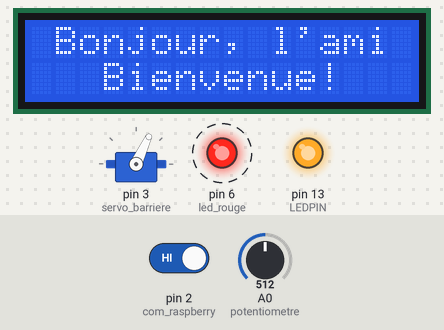
Recording of a sketch running on a simulated Arduino Uno, built with avr-gcc and run on an emulated ATmega328P. Parts: servo, 16×2 character LCD, output pins drawn as LEDs (lit = HIGH). Dashed ring = blinking. The inputs (shaded band) are chosen by the test bench; at power-on: A0 (potentiometre) = 512, pin 2 (com_raspberry) HIGH.

Above: at 3.0 s.
3.3 s: A0 (potentiometre) set to 716
At 3.52 s:
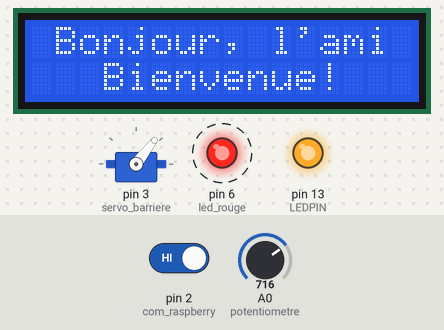
4.9 s: pin 2 (com_raspberry) driven LOW
At 6.99 s:
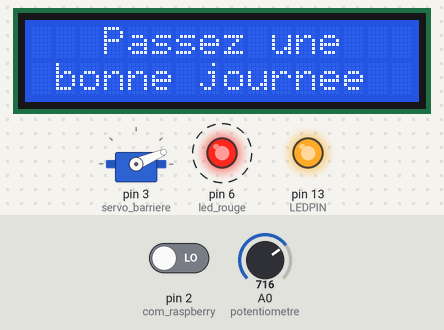
7.9 s: A0 (potentiometre) set to 511
At 10.3 s:
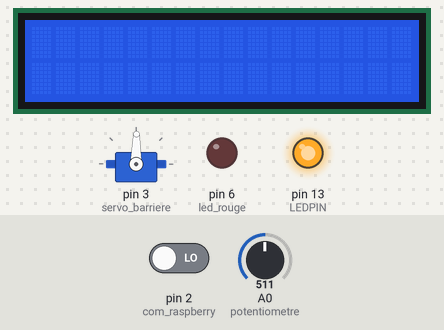
10.9 s: pin 2 (com_raspberry) driven HIGH
Timing chart, 0 to 14.5 s (numbered marks = the images above; inputs shaded):
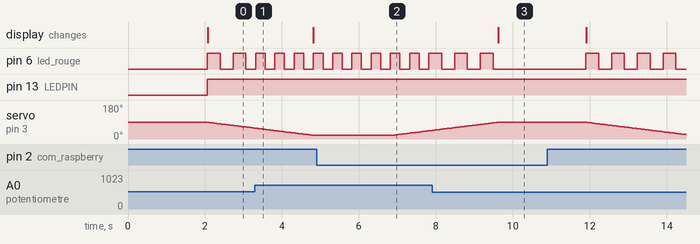

Measured:
- after the input at 3.3 s, pin 6 (led_rouge): alternates HIGH for 0.25 s and LOW for 0.25 s, starting at once
- after the input at 4.9 s, servo on pin 3 (servo_barriere): moves from 20° to 46° over 1.0 s, starting after 2.0 s
- after the input at 7.9 s, pin 6 (led_rouge): alternates HIGH for 0.33 s and LOW for 0.33 s, 5 changes in all, then stays LOW, starting after 0.25 s
- after the input at 10.9 s, pin 6 (led_rouge): alternates HIGH for 0.33 s and LOW for 0.33 s, starting after 1.0 s; servo on pin 3 (servo_barriere): moves from 89° to 24° over 2.6 s, starting after 1.0 s
- by itself, pin 6 (led_rouge): alternates HIGH for 0.33 s and LOW for 0.33 s

The sketch:

Code_arduino.ino
```cpp
//This library are used for the lcd screen and the servomotor
#include <Servo.h>
#include <LiquidCrystal.h>

#define LEDPIN 13

int action_barriere;

//Here, some pin numbers are assigned to a variable name
int pot_binaire = 0;
int com_raspberry = 2;
int led_rouge = 6;
int potentiometre = A0;

//we can control the servo motor with a single instruction, but the movement is too fast for the gate. In this program, we control the speed of the gate movement.
const int temps_barriere_entre_2degrees = 40;   //40 ms is the time between two movements of a 1 degree angle
const int temps_barriere_attente = 2000;        //When the gate is open, it waits 2 seconds (2000 ms) before going back down
int position_barriere = 89;                     //The value assigned to this variable changes when the gate is moving.

//The following variables are used in the gate movement program.
long temps_communication;
long t_actuel;
bool flag_barriere_montee = false;
bool flag_barriere_descente = false;
bool flag_barriere_attente = false;
bool flag_maintien_barriere = false;
bool flag_lcd_open = false;

//And these are used in the LED blink program.
bool etat_led = false;
long t_led_rouge = 0;
float tempo;


Servo servo_barriere;                           //The name of the servo motor is setting
LiquidCrystal lcd(7,8,9,10,11,12);              //Selection of the different pin number use for the lcd screen


void setup() {

  //Then we can assign each pin to input or output.
                                  //Reminder:
  pinMode(LEDPIN, OUTPUT);        //Pin 13
  pinMode(com_raspberry, INPUT);  //Pin 2
  pinMode(led_rouge, OUTPUT);     //Pin 6
  pinMode(potentiometre, INPUT);  //Pin A0


  servo_barriere.attach(3);       //The servomotor has to be attach to a pin. Here the pin 3
  servo_barriere.write(89);       //Because of the way the servomotor is put, we have to tilt the barrier to 89° so that it is horizontal
  lcd.begin(16,2);                //This is a configuration of the screen's size

  delay(2000);                    //When the setup is done, we wait 2 seconds. A lot of forums and website give this recommendation.
}


void barriere(void){

  if(!flag_lcd_open){
    lcd.setCursor(1,0);                           //The cursor position is initialized
    lcd.write("Bonjour, l'ami");                       //Then we write a word or a sentence on the screen
    lcd.setCursor(3,1);
    lcd.write("Bienvenue!");
    flag_lcd_open = true;                         //If we have just write on the lcd, we set this flag to don't pass here anymore before the next cycle
  }


  if(!flag_barriere_montee && !flag_barriere_attente && !flag_barriere_descente){ //We check if the gate is always horizontal
    if (millis() - t_actuel >= temps_barriere_entre_2degrees) {                   //We check if the elapsed time is equal or higher then the value of the variable name (=40 ms)
      position_barriere -- ;                      //If it's confirmed, we decrease the angle of the gate. The direction of the servomotor is reversed
      servo_barriere.write(position_barriere);    //The angle is write on the servomotor
      t_actuel = millis();                        //The elapsed time is updated
      if (position_barriere == 20){
        flag_barriere_montee = true;              //When the gate is at the top, the variable name is setting. In this way, we won't go into the loop anymore
        lcd.clear();
        lcd.setCursor(3,0);
        lcd.write("Passez une");
        lcd.setCursor(1,1);
        lcd.write("bonne journee");
      }
    }
  }

  if(flag_barriere_montee && !flag_barriere_attente && !flag_barriere_descente){  //We check if the gate is at the top
    if(action_barriere == HIGH){
      t_actuel = millis();
    }
    if(millis() - t_actuel >= temps_barriere_attente){                            //We check if the elapsed time is equal or higher then the value of the variable name (=2000 ms)
      flag_barriere_attente = true;               //The variable name is setting because we have waiting. In this way, we won't go into the loop anymore
    }
  }

  if(flag_barriere_montee && flag_barriere_attente && !flag_barriere_descente){   //We check if the gate is at the top and if we have waiting
    if (millis() - t_actuel >= temps_barriere_entre_2degrees) {                   //We check if the elapsed time is equal or higher then the value of the variable name (=40 ms)
      position_barriere ++ ;                      //We increase the angle of the gate
      servo_barriere.write(position_barriere);    //The angle is write on the servomotor
      t_actuel = millis();                        //The elapsed time is updated
      if (position_barriere == 89){
        flag_barriere_descente = true;            //When the gate is at the down, the variable name is setting
      }
    }
  }

  if(flag_barriere_montee && flag_barriere_attente && flag_barriere_descente){    //When the cycle is finished,
    flag_barriere_montee = false;                 //all of this variable name is reset
    flag_barriere_attente = false;
    flag_barriere_descente = false;
    flag_maintien_barriere = false;
    flag_lcd_open = false;
    lcd.clear();                                  //The lcd screen is cleared
    digitalWrite(led_rouge, LOW);                 //and the red LED is turned off
  }
}

void clignotement(float temps_clignotement){          //The input value is the time for the flashing frequency which was calculated before

  //In this part of the program, we will test the elapsed time with the time required for the frequency

  if(millis() - t_led_rouge >= temps_clignotement){  //"millis()" is the elapsed time of the arduino card
    t_led_rouge = millis();
    etat_led = digitalRead(led_rouge);
    if(etat_led == LOW){                             //To create a blink, we check the current state of the LED to turn it on or off
      digitalWrite(led_rouge, HIGH);
    }else{
      digitalWrite(led_rouge, LOW);
    }
  }
}

void loop() {
  digitalWrite(LEDPIN, HIGH);                     //When the program is looping, the small led is alight.

  pot_binaire = analogRead(potentiometre);        //The value of the analog potentiometer is recovered.
  float frequence = map(pot_binaire,0,1005,1,6);  //This instruction gives a value include between 1 and 6. It's the frequency of the red LED.
  tempo = (1/frequence) * 1000;                   //The frequency is converted to seconds.

  action_barriere = digitalRead(com_raspberry);   //The value of the input pin is read. This one comes from the raspberry card

  if (action_barriere == 0 && flag_maintien_barriere == LOW){
    temps_communication = millis();
  }


  //Here, we check two condition. Firstly, if the raspberry detect a number plate. And secondly, if the gate is closed. If only one is HIGH, the condition is confirm.
  if (action_barriere == HIGH | flag_maintien_barriere == HIGH){
    if (millis() - temps_communication >= 1000){
    flag_maintien_barriere = true;                //This flag authorise to pass if the gate is in movement. It will be reset at the end of the movement.
    clignotement(tempo);                          //And this one makes the red LED blink
    barriere();                                   //This instruction call the part of the program which move the gate.
    }
  }
}
```
